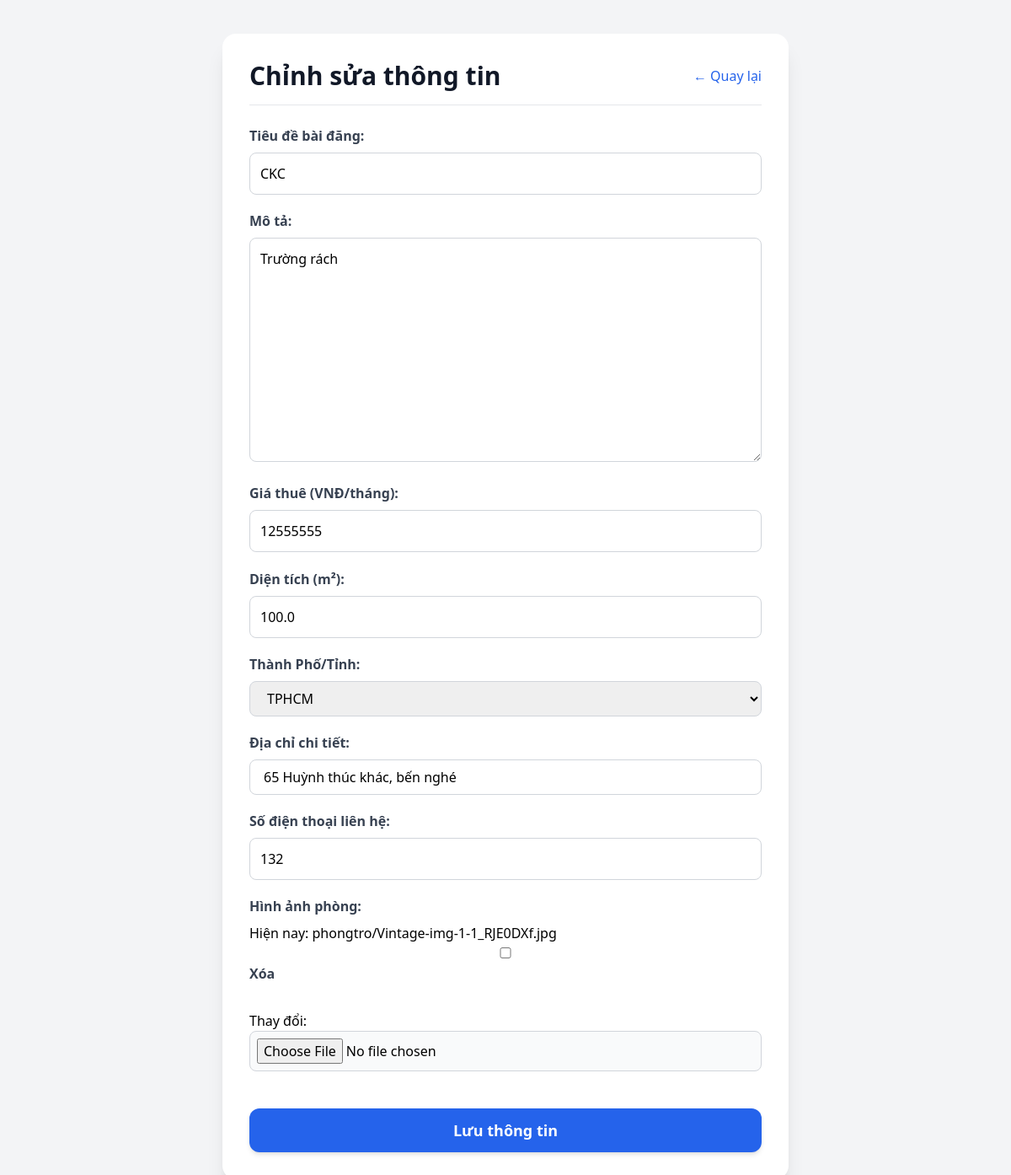
Screenshot of /chinh-sua/8/ (signed in) with the database file from the repository.
### quanly/models.py (models this page shows, shortened)
class PhongTro(models.Model):
    chu_tro = models.ForeignKey(User, on_delete=models.CASCADE)
    tieu_de = models.CharField(max_length=200)       # Chữ ngắn
    mo_ta = models.TextField()                       # Chữ dài (nhiều dòng)
    gia_thue = models.IntegerField()                 # Số nguyên (Ví dụ: 3000000)
    dien_tich = models.FloatField()                  # Số thập phân (Ví dụ: 25.5 m2)
    DANH_SACH_KHU_VUC = [
        ('Hà Nội', 'Hà Nội'),
        ('TPHCM', 'TPHCM'),
        ('Đà Nẵng', 'Đà Nẵng'),
        ('Kiên Giang', 'Kiên Giang'),
        ('Thái Bình', 'Thái Bình'),
        ('Hải Phòng', 'Hải Phòng'),
    ]
    khu_vuc = models.CharField(max_length=50, choices=DANH_SACH_KHU_VUC, default='Hà Nội')
    dia_chi = models.CharField(max_length=255)       # Chữ ngắn
    so_dien_thoai = models.CharField(max_length=15)  # Số điện thoại
    hinh_anh = models.ImageField(upload_to='phongtro/', null=True, blank=True) #hinh anh
    ngay_dang = models.DateTimeField(auto_now_add=True)

### quanly/views.py (the view)
# urls.py: path('chinh-sua/<int:id>/', views.chinh_sua_tin, name='chinh_sua_tin'),
@login_required(login_url='dang_nhap')
def chinh_sua_tin(request, id):
    phong_tro = get_object_or_404(PhongTro, id=id)
    if phong_tro.chu_tro != request.user:
        return redirect('trang_chu')
    if request.method == 'POST':
        form = PhongTroForm(request.POST, request.FILES, instance=phong_tro)
        if form.is_valid():
            form.save()
            return redirect('trang_chu')
    else:
        form = PhongTroForm(instance=phong_tro)
    return render(request, 'quanly/chinh_sua_tin.html', {'form': form, 'phong_tro': phong_tro})

### quanly/forms.py
class PhongTroForm(forms.ModelForm):
    class Meta:
        model = PhongTro
        fields = ['tieu_de', 'mo_ta', 'gia_thue', 'dien_tich','khu_vuc','dia_chi' ,'so_dien_thoai','hinh_anh']
        labels = {
            'tieu_de': 'Tiêu đề bài đăng',
            'mo_ta' : 'Mô tả',
            'gia_thue': 'Giá thuê (VNĐ/tháng)',
            'dien_tich': 'Diện tích (m²)',
            'khu_vuc' : 'Thành Phố/Tỉnh',
            'dia_chi': 'Địa chỉ chi tiết',
            'so_dien_thoai' : 'Số điện thoại liên hệ',
            'hinh_anh': 'Hình ảnh phòng',
        }
        widgets = {
            'khu_vuc': forms.Select(attrs={
                'class': 'w-full px-4 py-2 border border-gray-300 rounded-lg focus:outline-none focus:border-blue-500 focus:ring-1 focus:ring-blue-500'
            }),
            'dia_chi': forms.TextInput(attrs={
                'class': 'w-full px-4 py-2 border border-gray-300 rounded-lg focus:outline-none focus:border-blue-500 focus:ring-1 focus:ring-blue-500',
                'placeholder': 'VD: 120 An Liễng, Đống Đa'
            }),
        }

### quanly/templates/quanly/chinh_sua_tin.html (shortened to what this page needs)
<!DOCTYPE html>
<html lang="vi">
<head>
    <script src="https://cdn.tailwindcss.com"></script>
</head>
<body class="bg-gray-100 min-h-screen py-10">
    <div class="max-w-2xl mx-auto bg-white p-8 rounded-2xl shadow-xl">
        <div class="flex justify-between items-center mb-6 border-b pb-4">
            <h2 class="text-3xl font-bold text-gray-900">Chỉnh sửa thông tin</h2>
            <a href="{% url 'trang_chu' %}" class="text-blue-600 hover:underline">← Quay lại</a>
        </div>
        <form method="POST" enctype="multipart/form-data">
            {{ form.as_p }}
            <button type="submit" class="w-full bg-blue-600 hover:bg-blue-700 text-white font-bold py-3 px-4 rounded-xl transition mt-6 text-lg shadow-md">
                Lưu thông tin
            </button>
        </form>
    </div>
</body>
</html>

### quanly/templates/quanly/chinh_sua_tin.html (style rules this page uses)
form p { margin-bottom: 1.2rem; }
form label { display: block; font-weight: 600; margin-bottom: 0.5rem; color: #374151; }
form input, form textarea { width: 100%; padding: 0.75rem; border: 1px solid #d1d5db; border-radius: 0.5rem; outline: none; transition: border-color 0.2s; }
form input[type="file"] { padding: 0.5rem; background: #f9fafb; cursor: pointer; }

### rows the page displays
PhongTro: tieu_de "CKC", mo_ta "Trường rách", gia_thue "12555555", dien_tich "100.0", khu_vuc "TPHCM", dia_chi "65 Huỳnh thúc khác, bến nghé", so_dien_thoai "132"
